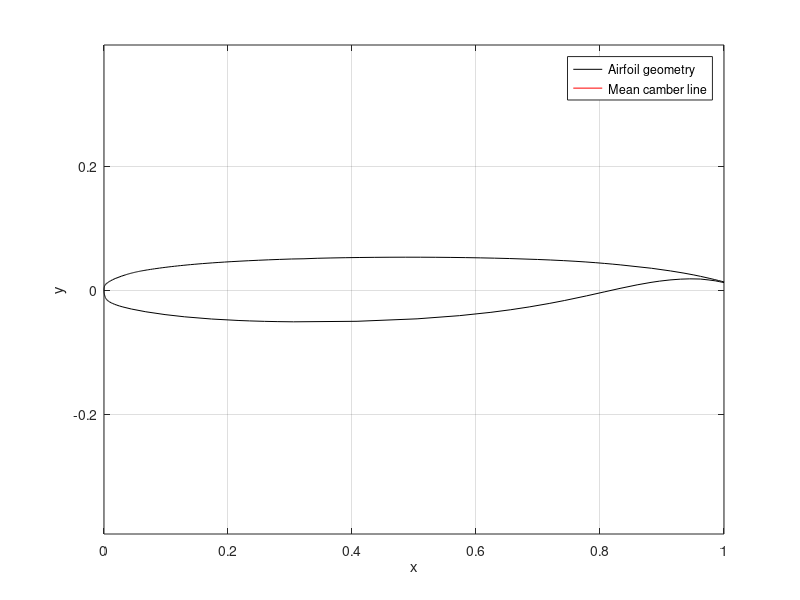

This chart was generated by the following MATLAB code:
% Dati del profilo alare
A = [  1.000000  0.013714
  0.996086  0.014787
  0.991121  0.016026
  0.984266  0.017710
  0.976060  0.019656
  0.962049  0.022803
  0.951299  0.025019
  0.935500  0.027963
  0.913901  0.031489
  0.883080  0.035814
  0.832563  0.041310
  0.820699  0.042437
  0.807594  0.043603
  0.793159  0.044783
  0.777231  0.045956
  0.759757  0.047089
  0.740787  0.048149
  0.720530  0.049121
  0.699176  0.050001
  0.653737  0.051499
  0.629873  0.052109
  0.606917  0.052590
  0.583417  0.052989
  0.559453  0.053299
  0.535139  0.053516
  0.510561  0.053639
  0.485890  0.053666
  0.461247  0.053599
  0.436790  0.053434
  0.412646  0.053183
  0.389003  0.052843
  0.366009  0.052422
  0.343814  0.051926
  0.322560  0.051111
  0.302369  0.050760
  0.283333  0.050107
  0.265567  0.049423
  0.248900  0.048713
  0.233459  0.047987
  0.219249  0.047257
  0.206309  0.046536
  0.194629  0.045833
  0.184063  0.045153
  0.174634  0.044501
  0.166181  0.043883
  0.158579  0.043294
  0.151701  0.042734
  0.145413  0.042197
  0.139566  0.041673
  0.134069  0.041160
  0.128797  0.040647
  0.123677  0.040127
  0.118670  0.039599
  0.113470  0.039027
  0.108397  0.038447
  0.103390  0.037850
  0.098567  0.037254
  0.093904  0.036654
  0.089511  0.036069
  0.085413  0.035501
  0.081646  0.034963
  0.078236  0.034460
  0.075146  0.033990
  0.072420  0.033563
  0.069990  0.033171
  0.067861  0.032820
  0.065950  0.032502
  0.064311  0.032213
  0.062850  0.031954
  0.061434  0.031699
  0.060170  0.031466
  0.059034  0.031252
  0.057981  0.031049
  0.057010  0.030859
  0.056093  0.030674
  0.055210  0.030494
  0.054347  0.030316
  0.053487  0.030133
  0.052649  0.029953
  0.051793  0.029764
  0.050929  0.029572
  0.050051  0.029371
  0.049160  0.029164
  0.048246  0.028947
  0.047310  0.028722
  0.046387  0.028494
  0.045446  0.028259
  0.044483  0.028013
  0.043497  0.027756
  0.042501  0.027493
  0.041483  0.027216
  0.040446  0.026930
  0.039390  0.026634
  0.038314  0.026324
  0.037234  0.026009
  0.036153  0.025686
  0.035049  0.025347
  0.027709  0.022894
  0.017979  0.019203
  0.013841  0.017271
  0.010881  0.015726
  0.008873  0.014574
  0.007253  0.013563
  0.005720  0.012513
  0.004260  0.011383
  0.003207  0.010441
  0.002586  0.009787
  0.002271  0.009407
  0.001866  0.008840
  0.001416  0.008134
  0.001081  0.007454
  0.000793  0.006696
  0.000516  0.005697
  0.000321  0.004709
  0.000157  0.003511
  0.000059  0.002360
  0.000007  0.001169
  0.000000  0.000000
  0.000036 -0.001060
  0.000080 -0.001921
  0.000179 -0.002727
  0.000239 -0.003536
  0.000390 -0.004656
  0.000536 -0.005526
  0.000691 -0.006330
  0.000950 -0.007467
  0.001279 -0.008677
  0.001629 -0.009770
  0.002219 -0.011281
  0.002493 -0.011879
  0.003054 -0.012929
  0.003380 -0.013501
  0.003859 -0.014166
  0.004486 -0.014910
  0.005270 -0.015697
  0.006159 -0.016469
  0.007221 -0.017278
  0.008393 -0.018073
  0.009794 -0.018920
  0.011880 -0.020036
  0.014056 -0.021063
  0.017279 -0.022398
  0.020709 -0.023650
  0.024983 -0.025034
  0.030326 -0.026576
  0.044151 -0.029919
  0.067401 -0.034364
  0.098430 -0.038917
  0.130137 -0.042506
  0.173300 -0.046037
  0.217649 -0.048447
  0.234674 -0.049097
  0.258666 -0.049807
  0.280406 -0.050253
  0.305680 -0.050563
  0.408119 -0.049721
  0.504971 -0.045750
  0.573327 -0.040620
  0.624029 -0.035260
  0.656091 -0.031060
  0.685827 -0.026546
  0.718000 -0.020970
  0.743066 -0.016137
  0.778084 -0.008754
  0.807834 -0.002109
  0.832240  0.003337
  0.859954  0.009073
  0.882239  0.013031
  0.895587  0.014993
  0.912866  0.016987
  0.929880  0.018260
  0.944747  0.018737
  0.961766  0.018437
  0.975786  0.016901
  0.986251  0.015492
  0.992331  0.014284
  0.996921  0.013344
  1.000000  0.012714]; % matrice delle coppie x y
x = A(:,1); % Ascisse dei punti del profilo
y = A(:,2); % Ordinate dei punti del profilo

% Separare dorso e ventre
[x_sorted, idx] = sort(x); % Ordina i punti
y_sorted = y(idx);

% Supponiamo che i punti siano organizzati in senso orario
N = round(length(x_sorted) / 2); % Dividere il profilo in due
x_dorso = x_sorted(1:N);
y_dorso = y_sorted(1:N);
x_ventre = x_sorted(N+1:end);
y_ventre = y_sorted(N+1:end);
[x_dorso_unique, idx] = unique(x_dorso, 'stable'); % Mantieni l'ordine originale
y_dorso_unique = y_dorso(idx); % Punti y corrispondenti
[x_ventre_unique, idx] = unique(x_ventre, 'stable');
y_ventre_unique = y_ventre(idx);

% Interpolazione per ottenere il camber line
x_interp = linspace(min(x), max(x), 100); % Punti comuni
y_dorso_interp = interp1(x_dorso_unique, y_dorso_unique, x_interp, 'spline');
y_ventre_interp = interp1(x_ventre_unique, y_ventre_unique, x_interp, 'spline');
y_media = (y_dorso_interp + y_ventre_interp) / 2;

% % Calcolo delle derivate
% dy_dx = gradient(y_media, x_interp); % Prima derivata
% d2y_dx2 = gradient(dy_dx, x_interp); % Seconda derivata
% 
% % Curvatura
% curvatura = d2y_dx2 ./ (1 + dy_dx.^2).^(3/2);

% Grafico
figure;
plot(x, y, 'k-', 'DisplayName', 'Airfoil geometry');
axis equal
hold on;
plot(x_interp, y_media, 'r-', 'DisplayName', 'Mean camber line');
xlabel('x'); ylabel('y');
legend;
grid on;

% figure;
% plot(x_interp, curvatura, 'b-', 'DisplayName', 'Curvatura media');
% xlabel('x'); ylabel('\kappa');
% legend;
% grid on;
